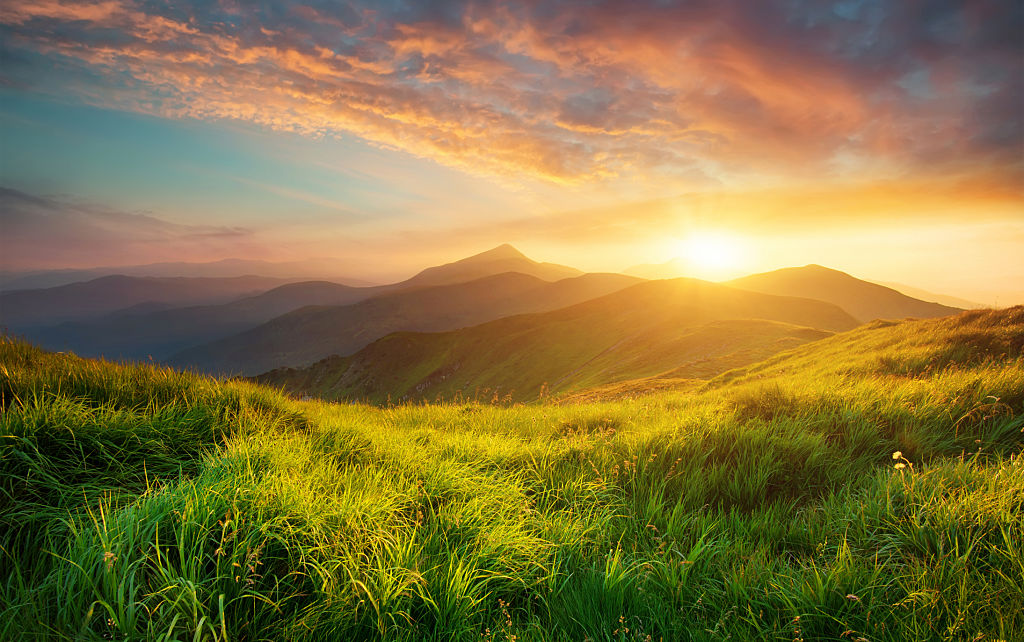
#> input picture CV practicals/5/5.jpg, 1024 x 642 px
$ python 5.py
#> lines starting #> are read from the running program, lines starting #| are printed output that depends on the picture
import cv2
import numpy as np
import matplotlib.pyplot as plt

def analyze_histogram(image_path):
#> called with image_path = '5.jpg'
    image = cv2.imread(image_path)
#> image is the input picture: shape (642, 1024, 3); mean B, G, R 66, 117.5, 134.4

    if image is None:
        print("Error: Image not found or cannot be opened.")
        return

    color_channels = ('b', 'g', 'r')
    plt.figure(figsize=(10, 5))

    for i, color in enumerate(color_channels):
        histogram = cv2.calcHist([image], [i], None, [256], [0, 256])
        plt.plot(histogram, color=color, label=f"{color.upper()} Channel")

    plt.xlim([0, 256])  # Pixel intensity range
    plt.title("Color Histogram Analysis")
    plt.xlabel("Pixel Intensity")
    plt.ylabel("Frequency")
    plt.legend()
    plt.grid(True)
    plt.show()
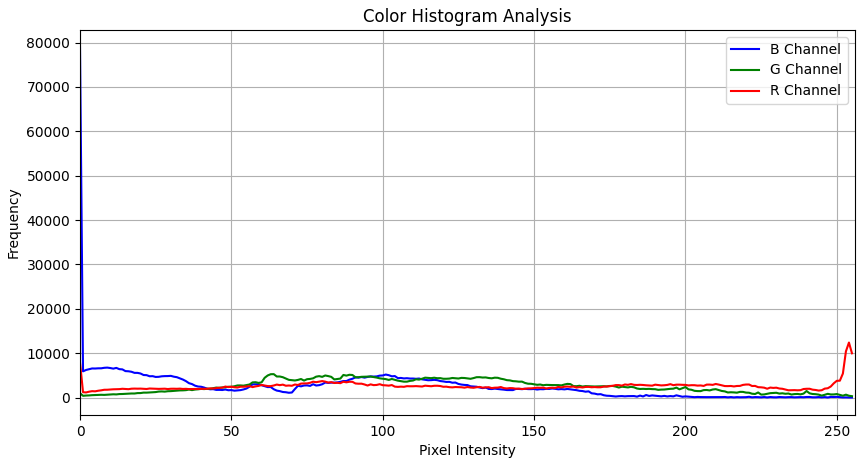
#> figure drawn by matplotlib, 1 panel; curve peaks at x = 0, y = 78891; curve peaks at x = 64, y = 5264; curve peaks at x = 254, y = 12386

# Call the function with your image file
analyze_histogram("5.jpg")
